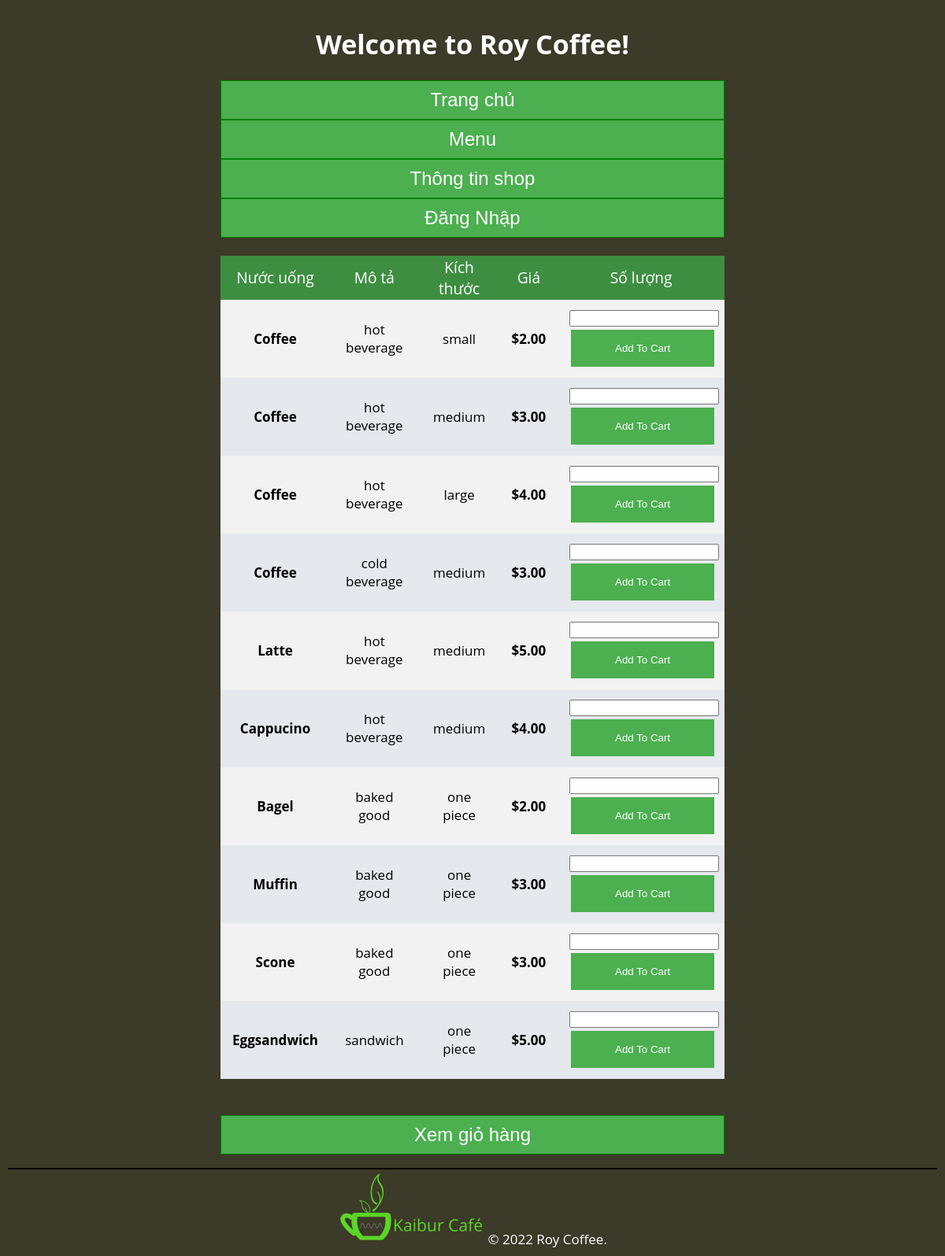
Page /menu/index.php on the committed database.
### tables this page shows
CREATE TABLE products (
  prodID        	INT(10)        	NOT NULL   AUTO_INCREMENT,
  prodCode      	VARCHAR(10)    	NOT NULL,
  prodName      	VARCHAR(50)   	NOT NULL,
  prodType     		VARCHAR(50)  	NOT NULL,
  prodSize			VARCHAR(10)	 	NOT NULL,
  prodUnitPrice     DECIMAL(10,2)  	NOT NULL,
  prodQOH			INT(100)		NOT NULL,
  PRIMARY KEY (prodID)
);

### menu/index.php (called while the page is built, shortened)
<?php
include_once("../inc/header.php");
require("../inc/db_Connect.php");
$queryProducts ="SELECT prodID, prodName, prodType, prodUnitPrice, prodSize
				FROM products
				ORDER BY prodID;";
$statement = $db->prepare($queryProducts);
$statement->execute();
$products = $statement->fetchAll();
include('menuForm.php');
?>

### menu/menuForm.php (the view, shortened to what this page needs)
<div class = "centerbox">
       <table>
		<tr>
               <th>Nước uống</th>
               <th>Mô tả</th>
			<th>Kích thước</th>
               <th>Giá</th>
               <th>Số lượng</th>
		</tr>
           <?php foreach ($products as $product) : ?>
			<tr>
				<td><b><?php echo $product['prodName']; ?></b> </td>
				<td><?php echo $product["prodType"]; ?></td>
				<td><?php echo $product['prodSize']; ?></td>
				<td class="right"><b><?php echo "$" . $product['prodUnitPrice']; ?></b></td>
				<td>
					<form action = "addToCart.php" method="post">
						<input type="number" name="quantity">
						<input type="submit" name = "action" value="Add To Cart">
					</form>
				</td>
			</tr>
           <?php endforeach; ?>
       </table>
	<br><br>
	<div class="btn-group">
		<form action ="viewCart.php" method = "get" id = "View_Cart">
			<button class ="button" type="submit" value="Submit">Xem giỏ hàng</button>
		</form>
	</div>
</div>
		<?php require_once("../inc/footer.php"); ?>

### inc/header.php (shortened to what this page needs)
<!DOCTYPE html>
<html lang = "en">
<head>
	<link type="text/css" rel="stylesheet" href="../main1.css" />
</head>
<body>
	<div class = "centerbox">
		<h1>Welcome to Roy Coffee!</h1>
		<div class="btn-group">
			<form action ="./index.php" method = "get" id = "index">
				<button class ="button" type="submit" value="Submit">Trang chủ</button>
			</form>
			<form action ="../menu/index.php" method = "get" id = "menu">
				<button class ="button" type="submit" value="Submit">Menu</button>
			</form>
			<form action ="../about/aboutForm.php" method = "get" id = "about">
				<button class ="button" type="submit" value="Submit">Thông tin shop</button>
			</form>
			<form action ="../login/index.php" method = "get" id = "login">
				<button  class ="button" type="submit" value="Submit">Đăng Nhập</button>
			</form>
		</div>
	</div>

### inc/db_connect.php (shortened to what this page needs)
<div class = "centerbox">
	<?php
		try
		{
			echo '<br>';
		}
		catch (PDOException $e)
		{
			$error_message = $e->getMessage();
			echo  'Connection error.:$error_message';
		}
	?>
</div>

### inc/footer.php
<div id = "footer">
<footer>
	<div class = "centerbox">
		<img src = "../pictures/Cafe_logo_3.png" alt = "Logo">
		&copy; <?php echo date("Y"); ?> Roy Coffee.
	</div>
</footer>
</div>
</body>
</html>

### main1.css (style rules this page uses)
body { background-color: #3c3a28; color: #8c8c8c; font-family: "Open Sans", Arial, Helvetica, sans-serif; font-size: 17px; font-weight: 400; padding: 10px; margin: 0; }
.centerbox { max-width: 640px; margin-left: auto; margin-right: auto; color: white; text-align:center; }
input { align:left; width: 100%; }
input[type=button], input[type=submit], input[type=reset] { background-color: #4CAF50; border: none; color: white; padding: 16px 32px; text-decoration: none; margin: 4px 2px; cursor: pointer; }
.button { background-color: #4CAF20; border: none; color: white; padding: 15px 32px; text-align: center; text-decoration: none; display: inline-block; font-size: 16px; display: block; float: center; }
.btn-group button { background-color: #4CAF50; border: 1px solid green; color: white; padding: 10px 24px; cursor: pointer; width: 100%; font-size: 24px; display: block; }
footer { clear: both; margin-top: 1em; border-top: 2px solid black; }
table { width: 100%; border-spacing: 0; }
td { color: black; text-align: center; padding: 10px 15px; }
th { background-color: #3e8e41; font-weight: 400; font-size: 1.2rem; color: white; padding-left: 15px; padding-right: 15px; }
tr { color: #434343 }
tr:nth-child(even) { background-color: #f2f2f2; }
tr:nth-child(odd) { background-color: #e5e8ed; }

### rows in the picture
products: prodName "Coffee", prodType "hot beverage", prodSize "small", prodUnitPrice "2.00"
products: prodName "Coffee", prodType "hot beverage", prodSize "medium", prodUnitPrice "3.00"
products: prodName "Coffee", prodType "hot beverage", prodSize "large", prodUnitPrice "4.00"
products: prodName "Coffee", prodType "cold beverage", prodSize "medium", prodUnitPrice "3.00"
products: prodName "Latte", prodType "hot beverage", prodSize "medium", prodUnitPrice "5.00"
products: prodName "Cappucino", prodType "hot beverage", prodSize "medium", prodUnitPrice "4.00"
products: prodName "Bagel", prodType "baked good", prodSize "one piece", prodUnitPrice "2.00"
products: prodName "Muffin", prodType "baked good", prodSize "one piece", prodUnitPrice "3.00"
products: prodName "Scone", prodType "baked good", prodSize "one piece", prodUnitPrice "3.00"
products: prodName "Eggsandwich", prodType "sandwich", prodSize "one piece", prodUnitPrice "5.00"
